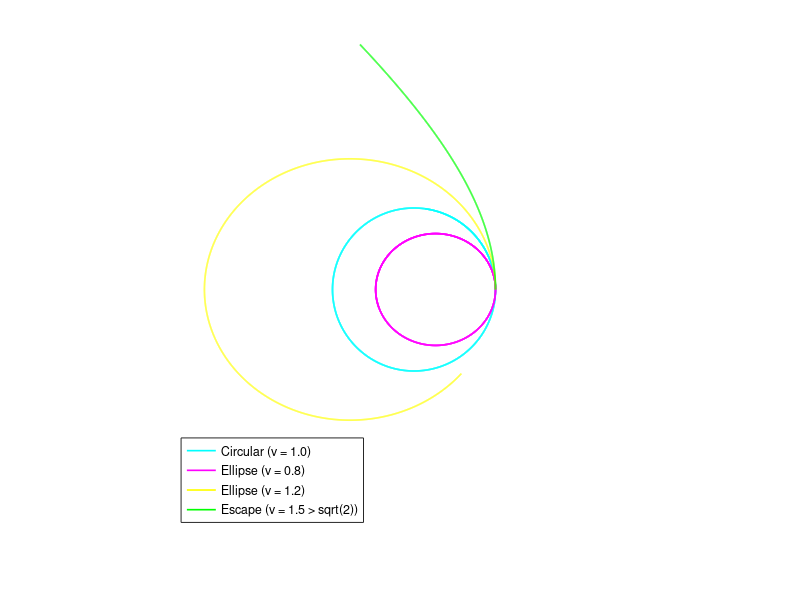

MATLAB code for this plot:
% --- 1. The Physics Engine: F = -G M m / r^2 along r-hat  ->  a = -G M r / |r|^3 ---
% state s = [x; y; vx; vy] of a small body orbiting a heavy body fixed at the origin
GM = 1;                                            % dimensionless units (G = M = 1)
gravity = @(t, s) [s(3:4); -GM * s(1:2) / norm(s(1:2))^3];

% --- 2. Initial Conditions: start at r = 1 and vary only the launch speed ---
speeds = [1.0 0.8 1.2 1.5];
labels = {'Circular (v = 1.0)', 'Ellipse (v = 0.8)', 'Ellipse (v = 1.2)', 'Escape (v = 1.5 > sqrt(2))'};
colors = {'c', 'm', 'y', 'g'};
tspan = linspace(0, 14, 4000);
opts = odeset('RelTol', 1e-10, 'AbsTol', 1e-12);

% --- 3. Generative Visual Mapping ---
figure('Color', 'k'); hold on;
for i = 1:numel(speeds)
    [~, S] = ode45(gravity, tspan, [1; 0; 0; speeds(i)], opts);
    plot(S(:, 1), S(:, 2), colors{i}, 'LineWidth', 1.2, 'DisplayName', labels{i});
end
plot(0, 0, 'wo', 'MarkerFaceColor', 'w', 'MarkerSize', 8, 'HandleVisibility', 'off');
axis equal off; xlim([-3 3]); ylim([-3 3]);
title('Orbits under F = -GMm/r^2: launch speed sets the shape', 'Color', 'w');
legend('Location', 'southwest');
